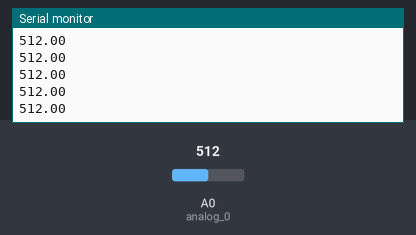
Simulated run of this sketch. Board: Arduino Uno, built with avr-gcc and run on an emulated ATmega328P. Parts: the last lines printed to the serial monitor. The test bench sets the inputs (shaded band); at power-on: A0 (analog_0) = 512.

Above: at 1.2 s.
1.3 s: A0 (analog_0) set to 716
At 2.4 s:
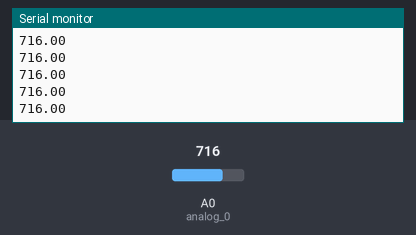
2.8 s: A0 (analog_0) set to 900
At 3.4 s:
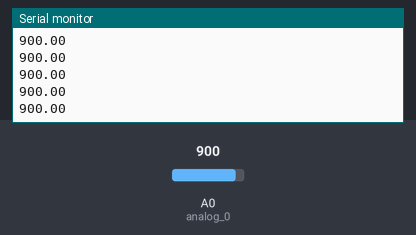
Timing chart, 0 to 5.8 s (numbered marks = the images above; inputs shaded):
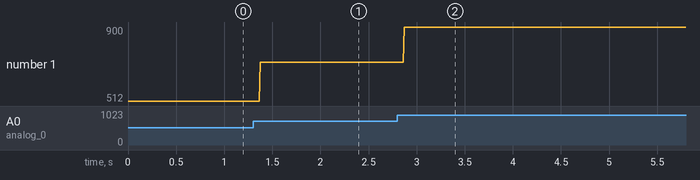

Measured:
- after the input at 1.3 s, the serial monitor: prints a new line after 0.07 s (image 1)
- after the input at 2.8 s, the serial monitor: prints a new line after 0.07 s (image 2)
- plotted number 1: 512 → 716 after the input at 1.3 s, 716 → 900 after the input at 2.8 s

The sketch:

AnalogSensorCode.ino
```cpp
// analog sensor code


void setup() {
  // put your setup code here, to run once:

  Serial.begin(9600); //display values
  pinMode(A0,INPUT); //analog 0
}

void loop() {
  // put your main code here, to run repeatedly:

  float ldr = analogRead(A0);
  Serial.println(ldr);
}
```
